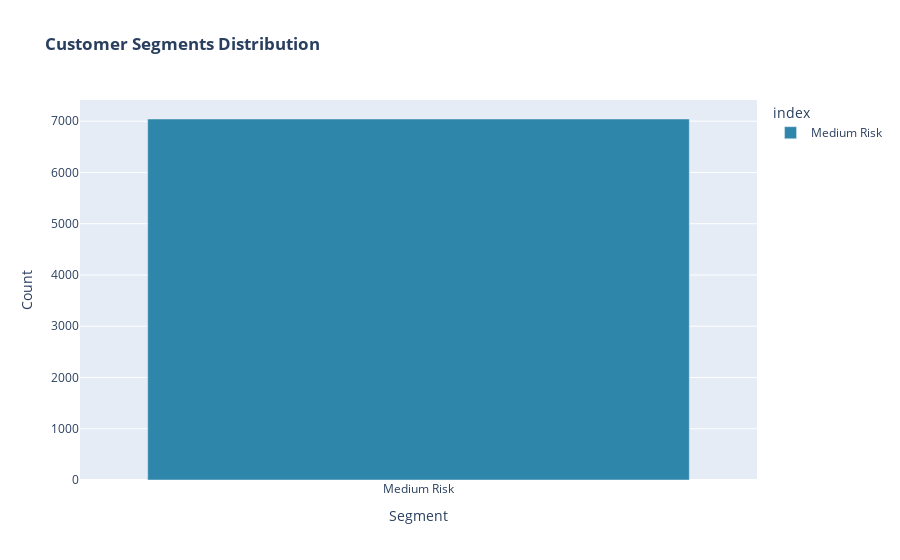

Here is the notebook cell this chart was saved with:
### Markdown cell above
# 5.1 Segment Distribution

### Code cell
segment_counts = df['Segment'].value_counts()
fig = px.bar(segment_counts, 
             x=segment_counts.index, 
             y=segment_counts.values,
             color=segment_counts.index,
             color_discrete_sequence=COLOR_PALETTE,
             title='<b>Customer Segments Distribution</b>')
fig.update_layout(xaxis_title='Segment', yaxis_title='Count')
fig.show()

### Figure 1 — Plotly figure (JSON) as saved in the notebook; plotly's stock layout.template omitted (floating-point values rounded to 4 significant figures)
{"data": [{"alignmentgroup": "True", "hovertemplate": "index=%{x}<br>y=%{y}<extra></extra>", "legendgroup": "Medium Risk", "marker": {"color": "#2E86AB", "pattern": {"shape": ""}}, "name": "Medium Risk", "offsetgroup": "Medium Risk", "orientation": "v", "showlegend": true, "textposition": "auto", "type": "bar", "x": ["Medium Risk"], "xaxis": "x", "y": [7043], "yaxis": "y"}], "layout": {"barmode": "relative", "legend": {"title": {"text": "index"}, "tracegroupgap": 0}, "title": {"text": "<b>Customer Segments Distribution</b>"}, "xaxis": {"anchor": "y", "categoryarray": ["Medium Risk"], "categoryorder": "array", "domain": [0, 1], "title": {"text": "Segment"}}, "yaxis": {"anchor": "x", "domain": [0, 1], "title": {"text": "Count"}}}}
